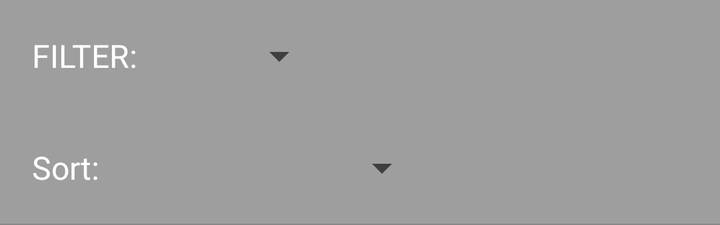
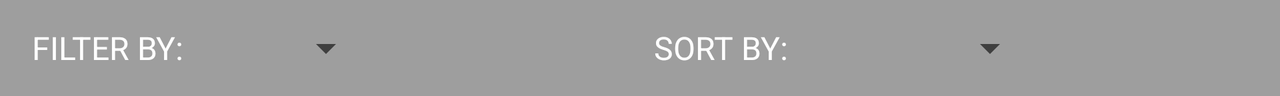

Two renders of one Android screen. The first uses the default layout on a phone; the second uses the alternative layout the repository ships for a different screen configuration, on a matching device. The two XML files are below.
<!-- AndroidManifest.xml: application theme AppTheme -->
<!-- res/layout/fragment_filter.xml -->
<?xml version="1.0" encoding="utf-8"?>
<LinearLayout xmlns:android="http://schemas.android.com/apk/res/android"
    android:layout_width="match_parent"
    android:layout_height="wrap_content"
    android:background="?attr/colorPrimary"
    android:minHeight="?attr/actionBarSize"
    android:orientation="vertical">

    <RelativeLayout
        android:layout_width="match_parent"
        android:layout_height="wrap_content"
        android:paddingLeft="@dimen/activity_horizontal_margin">

        <LinearLayout
            android:id="@+id/filter_layout"
            android:layout_width="match_parent"
            android:layout_height="wrap_content"
            android:layout_toLeftOf="@+id/clear_button"
            android:minHeight="?attr/actionBarSize"
            android:orientation="horizontal"
            android:visibility="visible">

            <TextView
                android:layout_width="wrap_content"
                android:layout_height="wrap_content"
                android:layout_gravity="center_vertical"
                android:paddingRight="15dp"
                android:text="Filter:"
                android:textAllCaps="true"
                android:textColor="@android:color/white"
                android:textSize="@dimen/text_size_medium_2" />

            <Spinner
                android:id="@+id/filter_spinner"
                android:layout_width="80dp"
                android:layout_height="wrap_content"

                android:layout_gravity="center_vertical" />

            <Spinner
                android:id="@+id/filter_spinner_choices"
                android:layout_width="100dp"
                android:layout_height="wrap_content"
                android:layout_gravity="center_vertical"
                android:layout_marginLeft="10dp"
                android:layout_marginRight="10dp"
                android:visibility="invisible" />

        </LinearLayout>

        <ImageButton
            android:id="@+id/clear_button"
            style="?attr/actionButtonStyle"
            android:layout_width="wrap_content"
            android:layout_height="wrap_content"
            android:background="?attr/selectableItemBackgroundBorderless"
            android:layout_alignParentRight="true"
            android:layout_centerVertical="true"
            android:padding="5dp"
            android:src="@drawable/ic_action_navigation_close"/>

    </RelativeLayout>

    <RelativeLayout
        android:layout_width="match_parent"
        android:layout_height="wrap_content"
        android:paddingLeft="@dimen/activity_horizontal_margin">

        <LinearLayout
            android:id="@+id/sort_layout"
            android:layout_width="match_parent"
            android:layout_height="wrap_content"
            android:minHeight="?attr/actionBarSize"
            android:orientation="horizontal"
            android:visibility="visible">

            <TextView
                android:layout_width="wrap_content"
                android:layout_height="wrap_content"
                android:layout_gravity="center_vertical"
                android:paddingRight="15dp"
                android:text="Sort:"
                android:textColor="@android:color/white"
                android:textSize="@dimen/text_size_medium_2"
                android:visibility="visible" />

            <Spinner
                android:id="@+id/sort_spinner"
                android:layout_width="150dp"
                android:layout_height="wrap_content"
                android:layout_gravity="center_vertical"
                android:visibility="visible" />

        </LinearLayout>

    </RelativeLayout>

    <View
        android:layout_width="match_parent"
        android:layout_height="0.5dp"
        android:background="#888888"/>

</LinearLayout>
<!-- resources referenced by this layout -->
<resources>
  <dimen name="activity_horizontal_margin">16dp</dimen>
  <dimen name="text_size_medium_2">16sp</dimen>
  <!-- from res/values-v21/ -->
  <style name="AppTheme" parent="AppBaseTheme">
          <item name="android:colorPrimary">@color/colorPrimary</item>
          <item name="android:colorPrimaryDark">@color/colorPrimaryDark</item>
          <item name="android:searchIcon">@drawable/ic_action_search</item>
      </style>
  <style name="AppBaseTheme" parent="Theme.AppCompat.Light.DarkActionBar">
          <item name="colorPrimary">@color/colorPrimary</item>
          <item name="colorPrimaryDark">@color/colorPrimaryDark</item>
          <item name="actionBarStyle">@style/MyTheme.ActionBarStyle</item>
      </style>
  <color name="colorPrimary">#9E9E9E</color>
  <color name="colorPrimaryDark">#424242</color>
  <style name="MyTheme.ActionBarStyle" parent="@style/Widget.AppCompat.Light.ActionBar">
          <item name="background">@color/colorPrimary</item>
          <item name="titleTextStyle">@style/MyTheme.ActionBar.TitleTextStyle</item>
      </style>
  <style name="MyTheme.ActionBar.TitleTextStyle" parent="@style/TextAppearance.AppCompat.Widget.ActionBar.Title">
          <item name="android:textColor">@android:color/white</item>
      </style>
</resources>
<!-- res/layout-w600dp/fragment_filter.xml (the repository's variant of the layout above) -->
<!-- drawn on the phone turned sideways -->
<?xml version="1.0" encoding="utf-8"?>
<RelativeLayout xmlns:android="http://schemas.android.com/apk/res/android"
    android:layout_width="match_parent"
    android:layout_height="?attr/actionBarSize"
    android:background="?attr/colorPrimary"
    android:minHeight="?attr/actionBarSize"
    android:maxHeight="?attr/actionBarSize"
    android:paddingLeft="@dimen/activity_horizontal_margin"
    android:paddingRight="@dimen/activity_horizontal_margin">

    <LinearLayout
        android:id="@+id/filter_layout"
        android:layout_width="match_parent"
        android:layout_height="wrap_content"
        android:layout_toLeftOf="@+id/clear_button"
        android:visibility="visible"
        android:minHeight="?attr/actionBarSize"
        android:orientation="horizontal"
        >

        <TextView
            android:layout_width="wrap_content"
            android:layout_height="wrap_content"
            android:layout_gravity="center_vertical"
            android:paddingBottom="5dp"
            android:paddingRight="15dp"
            android:paddingTop="5dp"
            android:text="Filter By:"
            android:textAllCaps="true"
            android:textColor="@android:color/white"
            android:textSize="@dimen/text_size_medium_2" />

        <Spinner
            android:id="@+id/filter_spinner"
            android:layout_width="80dp"
            android:layout_gravity="center_vertical"

            android:layout_height="wrap_content" />

        <Spinner
            android:id="@+id/filter_spinner_choices"
            android:layout_width="120dp"
            android:layout_gravity="center_vertical"
            android:visibility="invisible"
            android:layout_marginLeft="10dp"
            android:layout_marginRight="10dp"
            android:layout_height="wrap_content" />

        <TextView
            android:layout_width="wrap_content"
            android:layout_height="wrap_content"
            android:layout_gravity="center_vertical"
            android:paddingBottom="5dp"
            android:paddingRight="15dp"
            android:paddingTop="5dp"
            android:text="Sort By:"
            android:textAllCaps="true"
            android:textColor="@android:color/white"
            android:textSize="@dimen/text_size_medium_2" />

        <Spinner
            android:id="@+id/sort_spinner"
            android:layout_width="110dp"
            android:layout_gravity="center_vertical"
            android:layout_height="wrap_content" />
    </LinearLayout>

    <ImageButton
        android:id="@+id/clear_button"
        style="?attr/actionButtonStyle"
        android:layout_width="wrap_content"
        android:layout_height="wrap_content"
        android:background="?attr/selectableItemBackgroundBorderless"
        android:layout_alignParentRight="true"
        android:layout_centerVertical="true"
        android:padding="5dp"
        android:src="@drawable/ic_action_navigation_close"/>

</RelativeLayout>
